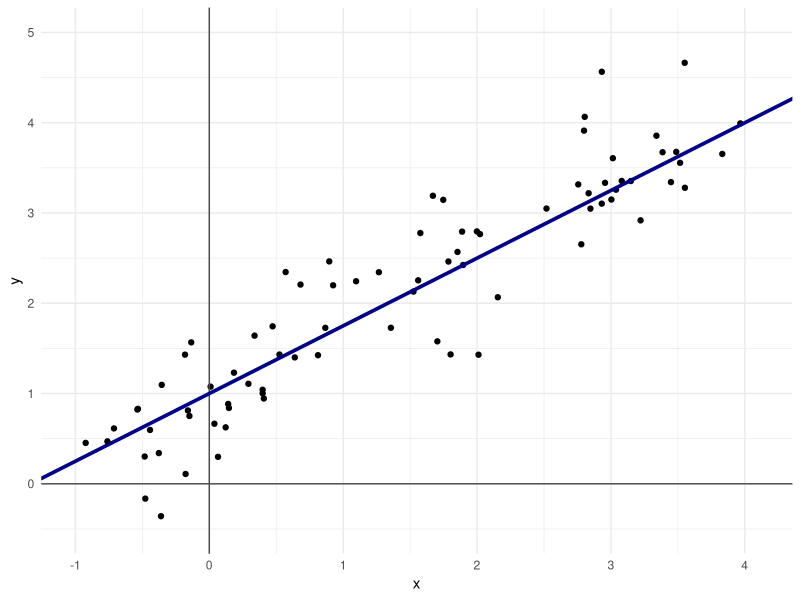
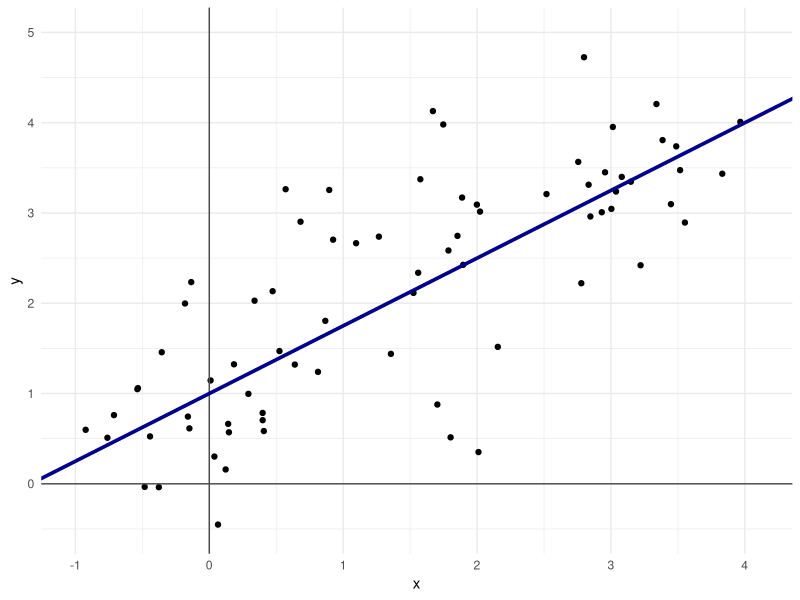
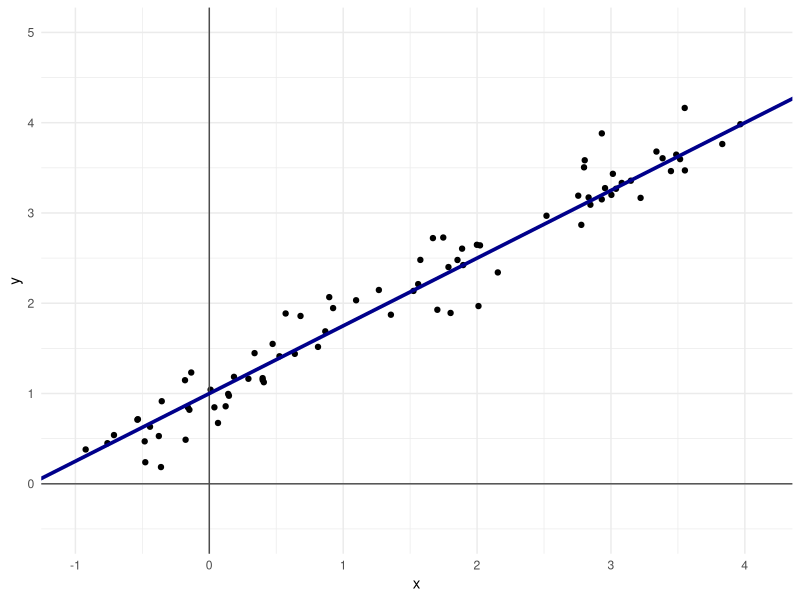
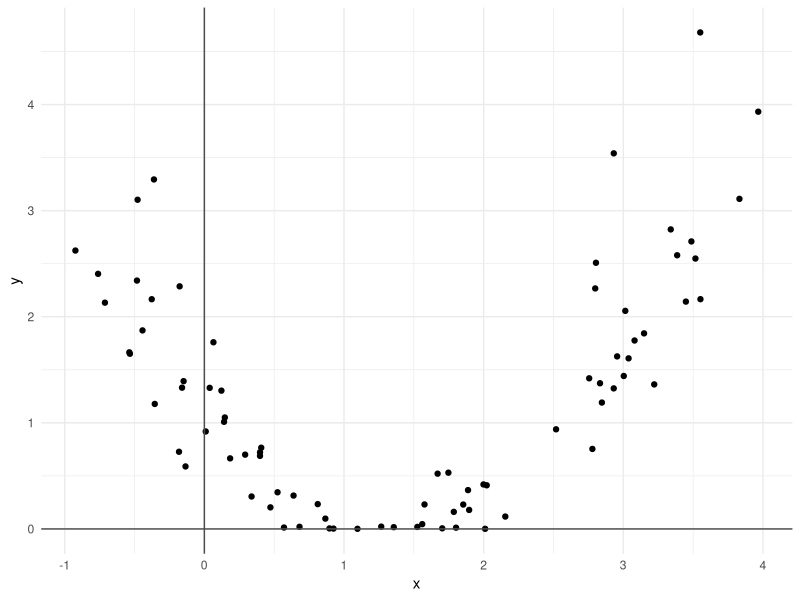
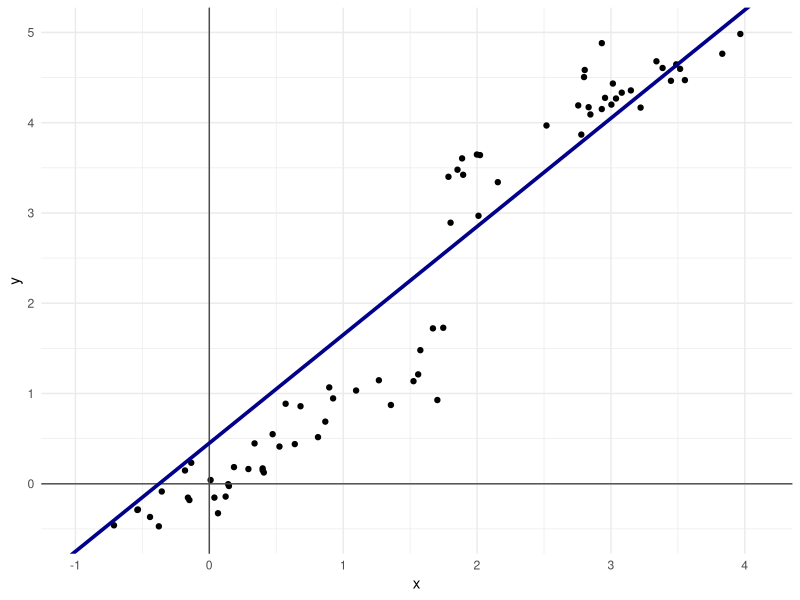
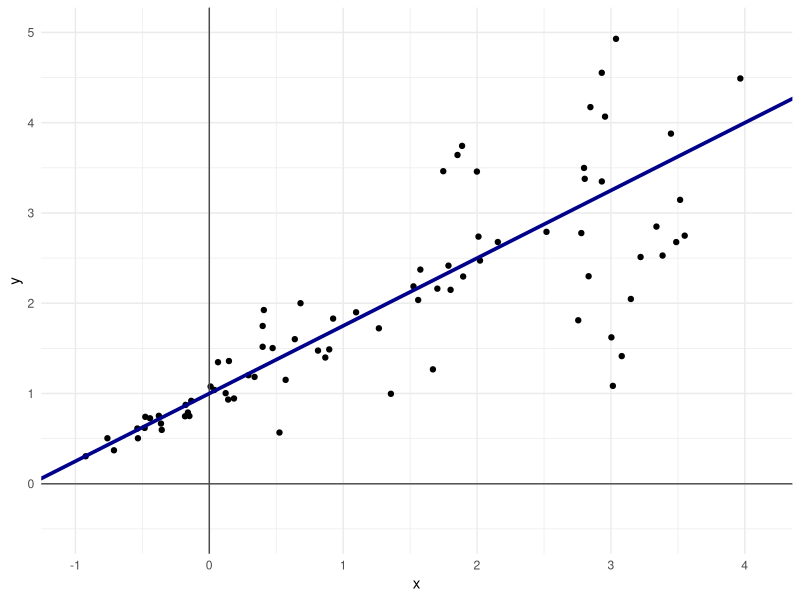
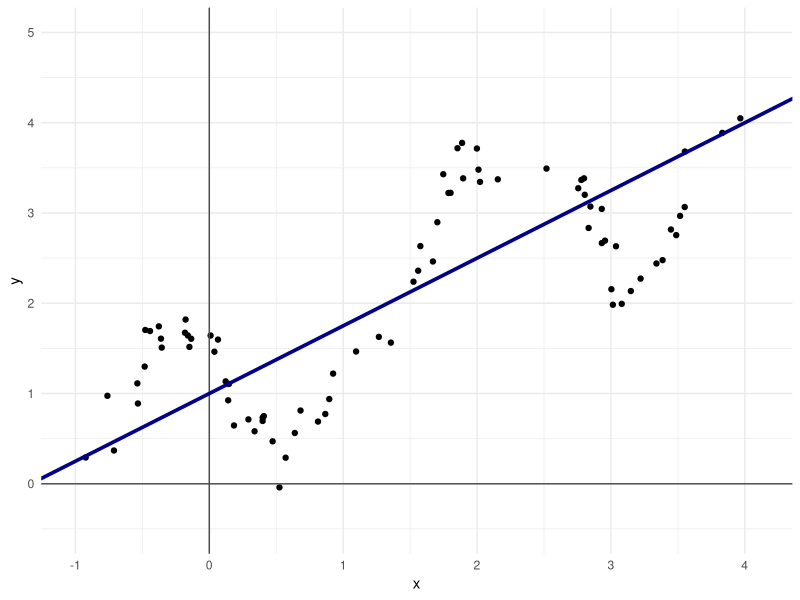
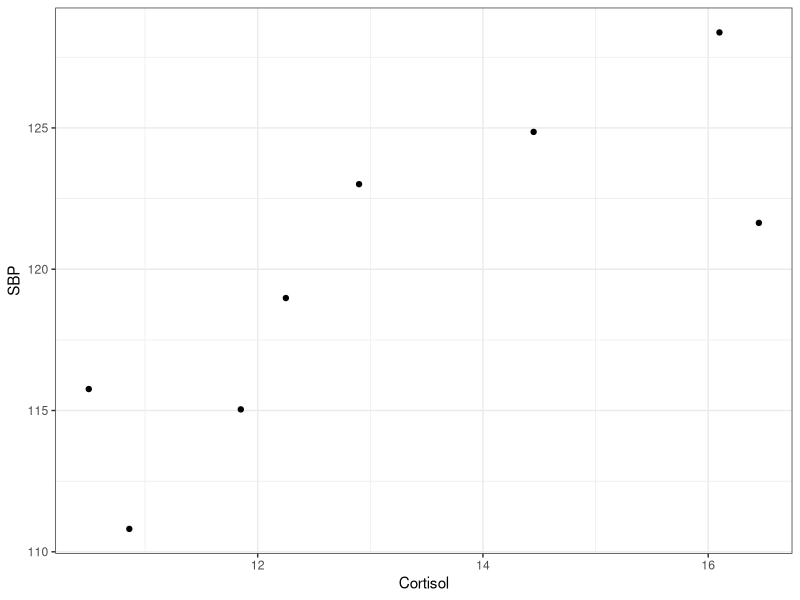

Reproduce these figures in R, in order. (Note: this script raises an error after producing the figures.)
############ Prereqs ############
options(stringsAsFactors = FALSE, scipen = 600)
oldPar <- par()
os <- Sys.info()["sysname"]
baseDir <- ifelse(os == "Windows", "C:/Users/ptrainor/gdrive", "~/gdrive")

library(tidyverse)

setwd(paste0(baseDir, "/iTeach/AST_505/myLectures/lecture18_LinearRegression"))

########### Simulated regression lines ###########
set.seed(3)
df1 <- data.frame(x = runif(80, -1, 4))
set.seed(33)
df1$y <- 1 + .75 * df1$x + rnorm(80, 0, 0.5)

png(file = "p1.png", height = 5, width = 7, units = "in", res = 600)
ggplot(df1, aes(x, y)) + geom_point() + geom_vline(xintercept = 0, color = "grey30") + geom_hline(yintercept = 0, color = "grey30") +
  geom_abline(slope = .75, intercept = 1, color = "darkblue", lwd = 1.25) + xlim(-1, 4.1) + ylim(-.5, 5) + theme_minimal()
dev.off()

set.seed(3)
df1 <- data.frame(x = runif(80, -1, 4))
set.seed(33)
df1$y <- 1 + .75 * df1$x + rnorm(80, 0, 1)

png(file = "p2.png", height = 5, width = 7, units = "in", res = 600)
ggplot(df1, aes(x, y)) + geom_point() + geom_vline(xintercept = 0, color = "grey30") + geom_hline(yintercept = 0, color = "grey30") +
  geom_abline(slope = .75, intercept = 1, color = "darkblue", lwd = 1.25) + xlim(-1, 4.1) + ylim(-.5, 5) + theme_minimal()
dev.off()


set.seed(3)
df1 <- data.frame(x = runif(80, -1, 4))
set.seed(33)
df1$y <- 1 + .75 * df1$x + rnorm(80, 0, .25)

png(file = "p3.png", height = 5, width = 7, units = "in", res = 600)
ggplot(df1, aes(x, y)) + geom_point() + geom_vline(xintercept = 0, color = "grey30") + geom_hline(yintercept = 0, color = "grey30") +
  geom_abline(slope = .75, intercept = 1, color = "darkblue", lwd = 1.25) + xlim(-1, 4.1) + ylim(-.5, 5) + theme_minimal()
dev.off()

########### violated assumptions ###########
df0 <- df1

# Non-linear
df1$y <- (df1$y - 2)^2
png(file = "p4.png", height = 5, width = 7, units = "in", res = 600)
ggplot(df1, aes(x, y)) + geom_point() + geom_vline(xintercept = 0, color = "grey30") + geom_hline(yintercept = 0, color = "grey30") +
   theme_minimal()
dev.off()

# Expected value not zero
df1 <- df0
df1$y[df1$x < 1.75] <- df1$y[df1$x < 1.75]- 1
df1$y[df1$x > 1.75]<- df1$y[df1$x > 1.75] + 1
lmIDK <- lm(y ~ x, data = df1)
png(file = "p5.png", height = 5, width = 7, units = "in", res = 600)
ggplot(df1, aes(x, y)) + geom_point() + geom_vline(xintercept = 0, color = "grey30") + geom_hline(yintercept = 0, color = "grey30") +
  geom_abline(slope = 1.2, intercept = 0.45, color = "darkblue", lwd = 1.25) + xlim(-1, 4.1) + ylim(-.5, 5) + theme_minimal()
dev.off()

# Non-constant variance: 
set.seed(3)
df1 <- data.frame(x = runif(80, -1, 4))
df1 <- df1 %>% arrange(x)
df1$vars <- seq(.1, 1.25, length.out = 80)^1.5
df1$err <- NA
set.seed(333)
for(i in 1:nrow(df1)) df1$err[i] <- rnorm(1, 0, df1$vars[i])
df1$y <- 1 + .75 * df1$x + df1$err

png(file = "p6.png", height = 5, width = 7, units = "in", res = 600)
ggplot(df1, aes(x, y)) + geom_point() + geom_vline(xintercept = 0, color = "grey30") + geom_hline(yintercept = 0, color = "grey30") +
  geom_abline(slope = .75, intercept = 1, color = "darkblue", lwd = 1.25) + xlim(-1, 4.1) + ylim(-.5, 5) + theme_minimal()
dev.off()

# Errors not independent: 
set.seed(3)
df1 <- data.frame(x = runif(80, -1, 4))
df1 <- df1 %>% arrange(x)
df1$errMean <- seq(0, 4*pi, length.out = 80)
df1$errMean <- sin(df1$errMean)
df1$err <- NA
set.seed(333)
for(i in 1:nrow(df1)) df1$err[i] <- rnorm(1, df1$errMean[i], .2)
df1$y <- 1 + .75 * df1$x + df1$err

png(file = "p7.png", height = 5, width = 7, units = "in", res = 600)
ggplot(df1, aes(x, y)) + geom_point() + geom_vline(xintercept = 0, color = "grey30") + geom_hline(yintercept = 0, color = "grey30") +
  geom_abline(slope = .75, intercept = 1, color = "darkblue", lwd = 1.25) + xlim(-1, 4.1) + ylim(-.5, 5) + theme_minimal()
dev.off()

########### Small dataset ###########
set.seed(33333)
df1 <- data.frame(Cortisol = runif(8, 10, 17))
set.seed(3333)
df1$SBP <-  + 120 + 2*(df1$Cortisol - mean(df1$Cortisol)) + rnorm(8, 0, 4)
df1$Cortisol <- round(df1$Cortisol, 2)
df1$SBP <- round(df1$SBP, 2)
write.csv(df1, file = "df1.csv", row.names = FALSE)

lm1 <- lm(SBP ~ Cortisol, data = df1)
summary(lm1)

xtable::xtable(df1)

png(file = "p8.png", height = 5, width = 6.5, units = "in", res = 600)
ggplot(df1, aes(x = Cortisol, y = SBP)) + geom_point() + theme_bw()
dev.off()

png(file = "p9.png", height = 5, width = 6.5, units = "in", res = 600)
ggplot(df1, aes(x = Cortisol, y = SBP)) + geom_point() + 
  geom_abline(slope = 2.0875, intercept = 92.3177, color = "darkblue", lwd = 1.25) + labs(x = "Cortisol (x)", y = "SBP (y)") + 
  theme_bw()
dev.off()

png(file = "p9b.png", height = 5, width = 6.5, units = "in", res = 600)
ggplot(df1, aes(x = Cortisol, y = SBP)) + geom_point() + 
  geom_abline(slope = 2.0875, intercept = 92.3177, color = "darkblue", lwd = 1.25) + labs(x = "Cortisol (x)", y = "SBP (y)") + 
  annotate("label", x = 14.5, y = 112.5, label = expression(SBP == 92.3177 + 2.0875 * Cortisol), size = 7) +
  theme_bw()
dev.off()

png(file = "p9Beta0.png", height = 5, width = 6.5, units = "in", res = 600)
ggplot(df1, aes(x = Cortisol, y = SBP)) + geom_point() + 
  geom_abline(slope = 2.0875, intercept = 92.3177, color = "darkblue", lwd = 1.25) + labs(x = "Cortisol (x)", y = "SBP (y)") + 
  xlim(0, 20) + ylim(0, 200) + annotate("label", x = 10, y = 50, label = expression(SBP == 92.3177 + 2.0875 * Cortisol), size = 7) +
  theme_bw()
dev.off()

#### Parameter extimation ####
df1$Cortisol - mean(df1$Cortisol)
df1$SBP - mean(df1$SBP)

(df1$Cortisol - mean(df1$Cortisol)) * (df1$SBP - mean(df1$SBP))
sum((df1$Cortisol - mean(df1$Cortisol)) * (df1$SBP - mean(df1$SBP)))
Sxy <- sum((df1$Cortisol - mean(df1$Cortisol)) * (df1$SBP - mean(df1$SBP)))
(df1$Cortisol - mean(df1$Cortisol))^2
sum((df1$Cortisol - mean(df1$Cortisol))^2)
Sxx <- sum((df1$Cortisol - mean(df1$Cortisol))^2)
Syy <- sum((df1$SBP - mean(df1$SBP))^2)

Sxy / Sxx

# Correlation coefficient:
75.376 / sqrt(36.1084*233.3806)
(233.3806 - 76.034)/(233.3806)

119.81 - (2.0875)*(13.17)

0.8211 * sqrt(6) / sqrt(1-0.6742)
round(0.8211 * sqrt(6) / sqrt(1-0.6742), 3)
cor.test(df1$Cortisol, df1$SBP, alternative = "greater")
summary(lm1)
cor.test(df1$Cortisol, df1$SBP)
cor.test(df1$Cortisol, df1$SBP, conf.level = .9)


.5 * log((1+0.8211)/(1-0.8211))
z1 <- 1.160185 - (1.645)/sqrt(5) 
z2 <- 1.160185 + (1.645)/sqrt(5) 
(exp(2* z1)-1)/(exp(2*z1)+1)
(exp(2* z2)-1)/(exp(2*z2)+1)

# Intercept only model:
lm0 <- update(lm1, . ~ . - Cortisol)
anova(lm1, lm0)

predict(lm1)
round(residuals(lm1), 3)
round(sum(round(residuals(lm1), 3)^2), 3)
round(sum(round(residuals(lm1), 3)^2), 3) / 6
sqrt(round(sum(round(residuals(lm1), 3)^2), 3) / 6)

3.560 * sqrt(1 / 36.1084)
3.560 * 1 / sqrt(36.1084)

2.0875 / 0.5924

2 * pt(2.0875 / 0.5924, 6, lower.tail = FALSE)

2.0875 - qt(.975, 6) * 0.592442
2.0875 + qt(.975, 6) * 0.592442
confint(lm1)

mean(df1$Cortisol)^2
92.3177 - qt(.975, 6) * 3.56 * sqrt((1 / 8) + mean(df1$Cortisol)^2 / Sxx)
92.3177 + qt(.975, 6) * 3.56 * sqrt((1 / 8) + mean(df1$Cortisol)^2 / Sxx)

influence.measures(lm1)

df1b <- rbind(cbind(df1, group = "old"), data.frame(Cortisol = 22, SBP = NA, group = "new"))
set.seed(3333)
df1b$SBP[9] <- 120 + 2*(22 - mean(df1$Cortisol)) + .5 * rnorm(1, 0, 4)
summary(lm1)
lm2 <- update(lm1, data = df1b)
summary(lm2)

png(file = "p0_10.png", height = 5, width = 7, units = "in", res = 600)
ggplot(df1b, aes(Cortisol, SBP, color = group)) + geom_point() + 
  geom_abline(intercept = 92.3177, slope = 2.0875, color = "darkblue") + 
  geom_abline(intercept = 91.6814, slope = 2.1378, color = "indianred") + 
  labs(x = "Cortisol (x)", y = "SBP (y)")  + theme_bw() + guides(color = FALSE) + ylim(c(102, 145))
dev.off()

set.seed(3333)
df1b$SBP[9] <- 120 + 2*(22 - mean(df1$Cortisol)) + .5 * rnorm(1, 0, 4) - 14
lm2 <- update(lm1, data = df1b)
summary(lm2)

png(file = "p0_11.png", height = 5, width = 7, units = "in", res = 600)
ggplot(df1b, aes(Cortisol, SBP, color = group)) + geom_point() + 
  geom_abline(intercept = 92.3177, slope = 2.0875, color = "darkblue") + 
  geom_abline(intercept = 104.8771 , slope = 1.0954, color = "indianred") + 
  labs(x = "Cortisol (x)", y = "SBP (y)")  + theme_bw() + guides(color = FALSE)  + ylim(c(102, 145))
dev.off()

set.seed(3333)
df1b$SBP[9] <- 120 + 2*(22 - mean(df1$Cortisol)) + .5 * rnorm(1, 0, 4) - 34
lm2 <- update(lm1, data = df1b)
summary(lm2)

png(file = "p0_12.png", height = 5, width = 7, units = "in", res = 600)
ggplot(df1b, aes(Cortisol, SBP, color = group)) + geom_point() + 
  geom_abline(intercept = 92.3177, slope = 2.0875, color = "darkblue") + 
  geom_abline(intercept = 123.7280 , slope = -0.3938, color = "indianred") + 
  labs(x = "Cortisol (x)", y = "SBP (y)")  + theme_bw() + guides(color = FALSE)  + ylim(c(102, 145))
dev.off()

anova(lm1)

predict(lm1, newdata = data.frame(Cortisol = 15))

92.3177+2.0875*15

round(qt(.975, 6), 3)
92.3177+2.0875*15 - 2.447 * 3.560 * sqrt(1/8 + (15 - 13.17)^2 / 36.1084)
92.3177+2.0875*15 + 2.447 * 3.560 * sqrt(1/8 + (15 - 13.17)^2 / 36.1084)

predict(lm1, newdata = data.frame(Cortisol = 15), se.fit = TRUE, interval = "confidence")
predict(lm1, newdata = data.frame(Cortisol = 15), interval = "prediction")

png(file = "p9Conf.png", height = 5, width = 6.5, units = "in", res = 600)
ggplot(df1, aes(x = Cortisol, y = SBP)) + geom_point() + 
  geom_abline(slope = 2.0875, intercept = 92.3177, color = "darkblue", lwd = 1.25) + labs(x = "Cortisol (x)", y = "SBP (y)") + 
  geom_errorbar(mapping = aes(x = 15, ymin = 119.5652, ymax = 127.6952), color = "deeppink", lwd = 1.5, width = .5) +
  annotate("point", x = 15, y = 123.6301, color = "cyan", size = 8) + 
  annotate("label", x = 14.5, y = 112.5, label = expression(SBP == 92.3177 + 2.0875 * Cortisol), size = 7) +
  theme_bw()
dev.off()

png(file = "p9Confb.png", height = 5, width = 6.5, units = "in", res = 600)
ggplot(df1, aes(x = Cortisol, y = SBP)) + geom_point() + 
  geom_abline(slope = 2.0875, intercept = 92.3177, color = "darkblue", lwd = 1.25) + labs(x = "Cortisol (x)", y = "SBP (y)") + 
  geom_vline(xintercept = mean(df1$Cortisol), lty = 2, color = "orange") + 
  geom_errorbar(mapping = aes(x = 15, ymin = 119.5652, ymax = 127.6952), color = "deeppink", lwd = 1.5, width = .5) +
  annotate("point", x = 15, y = 123.6301, color = "cyan") + 
  xlim(0, 20) + ylim(0, 200) +
  theme_bw()
dev.off()

predict(lm1, newdata = data.frame(Cortisol = 2), se.fit = TRUE, interval = "confidence")
png(file = "p9Confc.png", height = 5, width = 6.5, units = "in", res = 600)
ggplot(df1, aes(x = Cortisol, y = SBP)) + geom_point() + 
  geom_abline(slope = 2.0875, intercept = 92.3177, color = "darkblue", lwd = 1.25) + labs(x = "Cortisol (x)", y = "SBP (y)") + 
  geom_vline(xintercept = mean(df1$Cortisol), lty = 2, color = "orange") + 
  geom_errorbar(mapping = aes(x = 2, ymin = 80.01065, ymax = 112.9748), color = "deeppink", lwd = 1.5, width = .5) +
  annotate("point", x = 2, y = 96.49271, color = "cyan") + 
  xlim(0, 20) + ylim(0, 200) +
  theme_bw()
dev.off()

# Prediction interval:
92.3177+2.0875*15 - 2.447 * 3.560 * sqrt(1 + 1/8 + (15 - 13.17)^2 / 36.1084)
92.3177+2.0875*15 + 2.447 * 3.560 * sqrt(1 + 1/8 + (15 - 13.17)^2 / 36.1084)
predict(lm1, newdata = data.frame(Cortisol = 15), interval = "prediction")

########### Bad residuals ###########
set.seed(9)
df2 <- data.frame(x = runif(50, 0, 10))
set.seed(9+3)
df2$y <- - df2$x + rnorm(50, 0, 1) 
lm2 <- lm(y ~ x, data = df2)

png(file = "p10.png", height = 5, width = 6.5, units = "in", res = 600)
ggplot(df2, aes(x = x, y = y)) + geom_point() + geom_abline(slope = coef(lm2)[2], intercept = coef(lm2)[1], color = "darkblue", lwd = 1.25) + 
  theme_bw()
dev.off()
df2$Predicted <- predict(lm2)
df2$Residuals <- lm2$residuals
png(file = "p11.png", height = 5, width = 6.5, units = "in", res = 600)
ggplot(df2, aes(x = Predicted, y = Residuals)) + geom_point() + 
  geom_hline(yintercept = 0, color = "darkred", lwd = 1.25) + 
  theme_bw()
dev.off()

set.seed(9+3)
df2$y <- (df2$x - 4) ^ 2 + rnorm(50, 0, 1) 
lm2 <- lm(y ~ x, data = df2)

png(file = "p10a.png", height = 5, width = 6.5, units = "in", res = 600)
ggplot(df2, aes(x = x, y = y)) + geom_point() + geom_abline(slope = coef(lm2)[2], intercept = coef(lm2)[1], color = "darkblue", lwd = 1.25) + 
  theme_bw()
dev.off()
df2$Predicted <- predict(lm2)
df2$Residuals <- lm2$residuals
png(file = "p11a.png", height = 5, width = 6.5, units = "in", res = 600)
ggplot(df2, aes(x = Predicted, y = Residuals)) + geom_point() + 
  geom_hline(yintercept = 0, color = "darkred", lwd = 1.25) + 
  theme_bw()
dev.off()

set.seed(9+3233)
df2$e <- rnorm(50, 0, .2)
df2$y <- df2$x + df2$e * (df2$x) ^ 1.5
lm2 <- lm(y ~ x, data = df2)

png(file = "p10b.png", height = 5, width = 6.5, units = "in", res = 600)
ggplot(df2, aes(x = x, y = y)) + geom_point() + geom_abline(slope = coef(lm2)[2], intercept = coef(lm2)[1], color = "darkblue", lwd = 1.25) + 
  theme_bw()
dev.off()
df2$Predicted <- predict(lm2)
df2$Residuals <- lm2$residuals
png(file = "p11b.png", height = 5, width = 6.5, units = "in", res = 600)
ggplot(df2, aes(x = Predicted, y = Residuals)) + geom_point() + 
  geom_hline(yintercept = 0, color = "darkred", lwd = 1.25) + 
  theme_bw()
dev.off()

########### Heterogenous variance example ###########
set.seed(5)
df3 <- data.frame(SquareFt = round(rbeta(70, 2, 5) * 8000))
df3 <- df3 %>% filter(SquareFt > 700)
set.seed(5 + 33)
df3$e <- rnorm(67, 1, 1)
df3$Price <- 100 * df3$SquareFt + df3$e * (df3$SquareFt) ^ 1.5

png(filename = "p12.png", height = 5, width = 6, units = "in", res = 600)
ggplot(df3, aes(x = SquareFt, y = Price)) + geom_point() + ylim(0, 1200000) + theme_bw()
dev.off()

lm3 <- lm(Price ~ SquareFt, data = df3)
summary(lm3)

png(filename = "p13.png", height = 5, width = 6, units = "in", res = 600)
ggplot(df3, aes(x = SquareFt, y = Price)) + geom_point() + ylim(0, 1200000) +
  geom_abline(intercept = coef(lm3)[1], slope = coef(lm3)[2], color = "darkblue", lwd = 1.25) + theme_bw()
dev.off()

df3$Residuals <- lm3$residuals
df3$Fitted <- lm3$fitted.values

png(filename = "p14.png", height = 5, width = 6, units = "in", res = 600)
ggplot(df3, aes(x = Fitted, y = Residuals)) + geom_point() + 
  geom_hline(yintercept = 0, color = "darkred", lwd = 1.25, lty = 2) + theme_bw()
dev.off()

# Variable transformation:
df3$PriceTrans <- log(df3$Price)
df3$PriceTrans2 <- sqrt(df3$Price)
lm3Trans <- lm(PriceTrans ~ SquareFt, data = df3)
df3$TransResiduals <- lm3Trans$residuals
df3$TransFitted <- lm3Trans$fitted.values

png(filename = "p12Trans.png", height = 5, width = 6, units = "in", res = 600)
ggplot(df3, aes(x = SquareFt, y = PriceTrans)) + geom_point() + 
  geom_abline(intercept = coef(lm3Trans)[1], slope = coef(lm3Trans)[2], color = "darkblue", lwd = 1.25)+
  theme_bw() + labs(x = "Square Feet", y = "Log(Price)")
dev.off()

png(filename = "p14Trans.png", height = 5, width = 6, units = "in", res = 600)
ggplot(df3, aes(x = TransFitted, y = TransResiduals)) + geom_point() + ylim(-.9, .9) +
  labs(x = "Predicted", y = "Residual") + 
  geom_hline(yintercept = 0, color = "darkred", lwd = 1.25, lty = 2) + theme_bw()
dev.off()

# Coefficient Interpretation
summary(lm3)
summary(lm3Trans)

lm3TransPreds <- exp(predict(lm3Trans, newdata = data.frame(SquareFt = c(1120, 1121))))
lm3TransPreds[2] / lm3TransPreds[1]
exp(0.00036310)

########### Non-linear correlation example ###########
set.seed(999)
df4 <- data.frame(x = seq(-2, 2, .01), y = (seq(-2, 2, .01) + rnorm(nrow(df4), mean = 0, sd = .25))**2)
df4$y <- df4$y 

png(filename = "noCorr.png", height = 4, width = 5, units = "in", res = 600)
ggplot(df4, aes(x, y)) + geom_point() + geom_abline(intercept = 1.42118, slope = -0.04726, lwd = 1.25, color = "darkblue") + 
  theme_bw()
dev.off()

lm4 <- lm(y ~ x, data = df4)
summary(lm4)
sqrt(0.001616)
cor.test(df4$x, df4$y)


########### Non-linear correlation example2 ###########
df4 <- data.frame(x = c(seq(0.01, 1, .01), seq(1.01, 3, .05)), y = log(c(seq(0.01, 1, .01), seq(1.01, 3, .05))))
set.seed(99)
df4$err <- rnorm(140, mean = 0, sd = .25) * df4$x
df4$y <- df4$y + df4$err

png(filename = "noCorr2.png", height = 4, width = 5, units = "in", res = 600)
ggplot(df4, aes(x, y)) + geom_point(size = .9) + 
  geom_abline(intercept = -1.61726, slope = 1.17516, lwd = 1.25, color = "darkblue") + 
  theme_bw()
dev.off()

lm4 <- lm(y ~ x, data = df4)
summary(lm4)
cor.test(df4$x, df4$y)
cor.test(df4$x, df4$y, method = "spearman")

########### Statistical vs. practical significance ###########
set.seed(123)
m5 <- as.data.frame(MASS::mvrnorm(n = 2000, mu = c(10, 15), Sigma = matrix(c(1, .05, .05, 1), nrow = 2, byrow = TRUE)))

png(filename = "noCorr3.png", height = 4, width = 5, units = "in", res = 600)
ggplot(m5, aes(x = V1, y = V2)) + geom_point(size = .75) + theme_bw() + 
  labs(x = "Gene 1 Normalized Expression", y = "Gene 2 Normalized Expression")
dev.off()

cor.test(m5$V1, m5$V2)

0.06548 * sqrt(1998)/sqrt(1-(0.06548)^2)
2*pt(2.933, df = 1998, lower.tail = FALSE)

0.06548 ** 2

lm5 <- lm(V2 ~ V1, data = m5)
lm5_0 <- update(lm5, . ~ . - V1)
summary(lm5_0)
png(filename = "noCorr4.png", height = 4, width = 5, units = "in", res = 600)
ggplot(m5, aes(x = V1, y = V2)) + geom_point(size = .75) + theme_bw() + 
  geom_abline(intercept = 14.36278, slope = 0.06463, lwd = 1.25, color = "darkblue") +
  labs(x = "Gene 1 Normalized Expression", y = "Gene 2 Normalized Expression")
dev.off()

########### Spearman example ###########
# 
df6 <- data.frame(Concentration = seq(1, 16, 1))
set.seed(34)
df6$Rate <- 1 / (1 + exp(-df6$Concentration + 7 + rnorm(16, 0, .75)))
df6 <- df6[1:14,]

png(filename = "noCorr5.png", height = 4, width = 5, units = "in", res = 600)
ggplot(df6, aes(x = Concentration, y = Rate)) + geom_point() + theme_bw()
dev.off()

lm6 <- lm(Rate ~ Concentration, df6)
summary(lm6)

cor.test(df6$Concentration, df6$Rate)
cor.test(df6$Concentration, df6$Rate, method = "spearman")

xtable::xtable(df6)

df6$xRanks <- 1:nrow(df6)
df6$yRanks <- rank(df6$Rate)

sum((df6$xRanks - mean(df6$xRanks))^2)
sum((df6$yRanks - mean(df6$yRanks))^2)
225.5 / 227.5

sum((df6$xRanks - mean(df6$xRanks)) * (df6$yRanks - mean(df6$yRanks)))

########### Transformation of x ###########
set.seed(58)
df7 <- data.frame(x = runif(20, -2, 2))
df7$x <- round(df7$x, 2)
set.seed(53)
df7$y <- -(rnorm(20, 0, .15) + df7$x)**2 + 10
df7$y <- round(df7$y, 2)
df7$xSquared <- df7$x**2
lm7 <- lm(y ~ xSquared, data = df7)
summary(lm7)

df7Big <- data.frame(x = seq(-3, 3, .001))
df7Big$y <- coef(lm7)[1] + coef(lm7)[2]*df7Big$x**2

png(filename = "nonLinear1.png", height = 4, width = 5, units = "in", res = 600)
ggplot(df7, aes(x = x, y = y)) + geom_point() + theme_bw() + xlim(-2.25, 2.25) + ylim(6, 10.25) +
  labs(x = "Deviation from optimal quantity (thousands)", y = "Profit")
dev.off()

png(filename = "nonLinear2.png", height = 4, width = 5, units = "in", res = 600)
ggplot(df7, aes(x = x, y = y)) + geom_point() + xlim(-2.25, 2.25) + ylim(6, 10.25) +
  geom_line(data = df7Big, mapping = aes(x = x, y = y), lwd = 1.25, color = "darkblue") + 
  labs(x = "Deviation from optimal quantity (thousands)", y = "Profit") + theme_bw()
dev.off()

df7b <- df7 %>% select(`Deviation from Optimal` = x, `Profit Margin` = y)
write.csv(df7b, file = "df7b.csv", row.names = FALSE)
